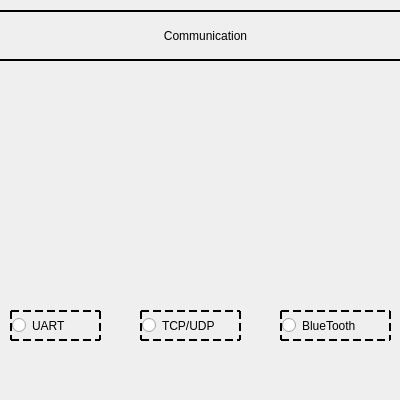
<?xml version="1.0" encoding="UTF-8"?>
<ui version="4.0">
 <class>mainwindow</class>
 <widget class="QWidget" name="mainwindow">
  <property name="geometry">
   <rect>
    <x>0</x>
    <y>0</y>
    <width>400</width>
    <height>400</height>
   </rect>
  </property>
  <property name="minimumSize">
   <size>
    <width>400</width>
    <height>400</height>
   </size>
  </property>
  <property name="maximumSize">
   <size>
    <width>400</width>
    <height>400</height>
   </size>
  </property>
  <property name="windowTitle">
   <string>SCB</string>
  </property>
  <property name="windowIcon">
   <iconset resource="../resources.qrc">
    <normaloff>:/qrc/logo_app.ico</normaloff>:/qrc/logo_app.ico</iconset>
  </property>
  <property name="styleSheet">
   <string notr="true">QWidget {
    background-image: url(:/qrc/background_400x300.png);
    background-repeat: no-repeat;
}
</string>
  </property>
  <widget class="QRadioButton" name="radioButton_uart">
   <property name="geometry">
    <rect>
     <x>10</x>
     <y>310</y>
     <width>91</width>
     <height>31</height>
    </rect>
   </property>
   <property name="styleSheet">
    <string notr="true">font: bold 16px &quot;Arial&quot;;border: 2px dashed black;</string>
   </property>
   <property name="text">
    <string>UART</string>
   </property>
  </widget>
  <widget class="QLabel" name="label">
   <property name="geometry">
    <rect>
     <x>-10</x>
     <y>10</y>
     <width>431</width>
     <height>51</height>
    </rect>
   </property>
   <property name="styleSheet">
    <string notr="true">font: bold 16px &quot;Arial&quot;;border: 2px solid black;</string>
   </property>
   <property name="frameShape">
    <enum>QFrame::NoFrame</enum>
   </property>
   <property name="text">
    <string>Communication</string>
   </property>
   <property name="alignment">
    <set>Qt::AlignCenter</set>
   </property>
  </widget>
  <widget class="QRadioButton" name="radioButton_ip">
   <property name="geometry">
    <rect>
     <x>140</x>
     <y>310</y>
     <width>101</width>
     <height>31</height>
    </rect>
   </property>
   <property name="styleSheet">
    <string notr="true">font: bold 16px &quot;Arial&quot;;border: 2px dashed black;</string>
   </property>
   <property name="text">
    <string>TCP/UDP</string>
   </property>
  </widget>
  <widget class="QRadioButton" name="radioButton_bl">
   <property name="geometry">
    <rect>
     <x>280</x>
     <y>310</y>
     <width>111</width>
     <height>31</height>
    </rect>
   </property>
   <property name="styleSheet">
    <string notr="true">font: bold 16px &quot;Arial&quot;;border: 2px dashed black;</string>
   </property>
   <property name="text">
    <string>BlueTooth</string>
   </property>
  </widget>
 </widget>
 <resources>
  <include location="../resources.qrc"/>
 </resources>
 <connections/>
</ui>
